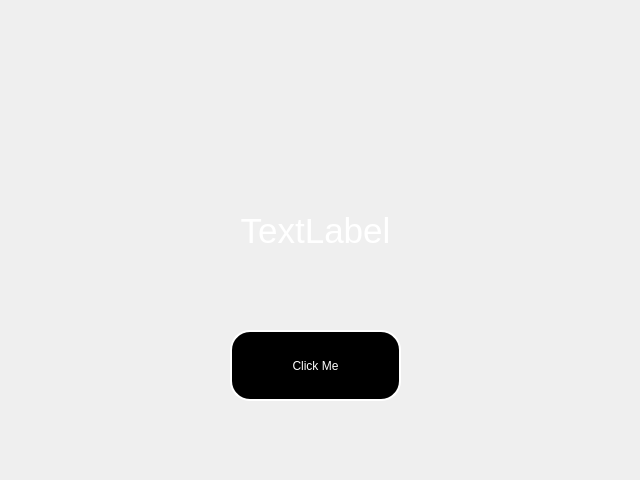
<?xml version="1.0" encoding="UTF-8"?>
<ui version="4.0">
 <class>MainWindow</class>
 <widget class="QMainWindow" name="MainWindow">
  <property name="geometry">
   <rect>
    <x>0</x>
    <y>0</y>
    <width>640</width>
    <height>480</height>
   </rect>
  </property>
  <property name="windowTitle">
   <string>MainWindow</string>
  </property>
  <widget class="QWidget" name="centralwidget">
   <widget class="QPushButton" name="pushButton">
    <property name="geometry">
     <rect>
      <x>230</x>
      <y>330</y>
      <width>171</width>
      <height>71</height>
     </rect>
    </property>
    <property name="styleSheet">
     <string notr="true">QPushButton#pushButton{
	background-color: black;
	border: 2px solid white;
	border-radius: 20px;
	color: white;
}

QPushButton#pushButton:hover{
	background-color: gray;
}</string>
    </property>
    <property name="text">
     <string>Click Me</string>
    </property>
   </widget>
   <widget class="QLabel" name="label">
    <property name="geometry">
     <rect>
      <x>0</x>
      <y>150</y>
      <width>631</width>
      <height>161</height>
     </rect>
    </property>
    <property name="font">
     <font>
      <pointsize>26</pointsize>
     </font>
    </property>
    <property name="styleSheet">
     <string notr="true">color: white;</string>
    </property>
    <property name="text">
     <string>TextLabel</string>
    </property>
    <property name="alignment">
     <set>Qt::AlignCenter</set>
    </property>
   </widget>
   <widget class="QLabel" name="backgroud">
    <property name="geometry">
     <rect>
      <x>0</x>
      <y>0</y>
      <width>641</width>
      <height>481</height>
     </rect>
    </property>
    <property name="text">
     <string/>
    </property>
    <property name="pixmap">
     <pixmap>assets/space_dust.jpg</pixmap>
    </property>
    <property name="scaledContents">
     <bool>true</bool>
    </property>
   </widget>
   <widget class="QLabel" name="logo_1">
    <property name="geometry">
     <rect>
      <x>550</x>
      <y>30</y>
      <width>81</width>
      <height>31</height>
     </rect>
    </property>
    <property name="text">
     <string/>
    </property>
    <property name="pixmap">
     <pixmap>assets/AIAT-W.png</pixmap>
    </property>
    <property name="scaledContents">
     <bool>true</bool>
    </property>
   </widget>
   <widget class="QLabel" name="label_2">
    <property name="geometry">
     <rect>
      <x>460</x>
      <y>10</y>
      <width>71</width>
      <height>71</height>
     </rect>
    </property>
    <property name="text">
     <string/>
    </property>
    <property name="pixmap">
     <pixmap>assets/logoSuperAI.png</pixmap>
    </property>
    <property name="scaledContents">
     <bool>true</bool>
    </property>
   </widget>
   <zorder>backgroud</zorder>
   <zorder>pushButton</zorder>
   <zorder>label</zorder>
   <zorder>logo_1</zorder>
   <zorder>label_2</zorder>
  </widget>
 </widget>
 <resources/>
 <connections/>
</ui>
